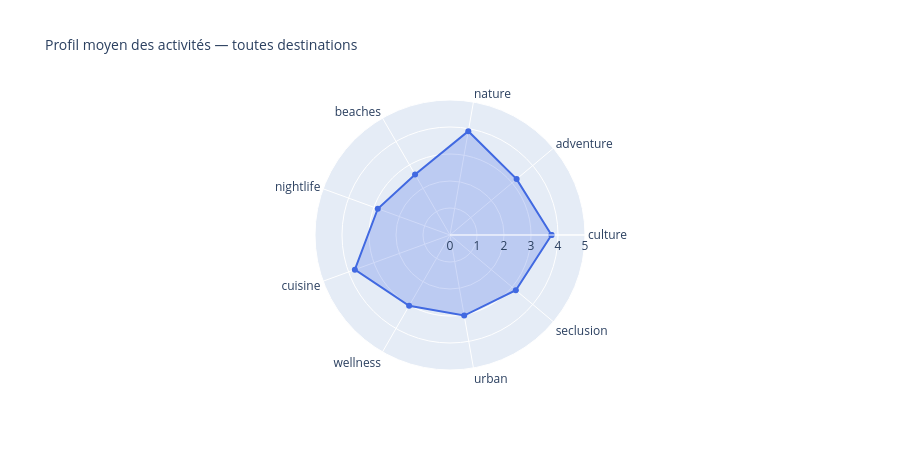

The notebook cell this image was saved under:
### Code cell
# Scores moyens par activité — radar chart (Plotly)
means = act[ACT_COLS].mean().reset_index()
means.columns = ["activite", "score"]

fig = go.Figure(go.Scatterpolar(
    r=means["score"].tolist() + [means["score"].iloc[0]],
    theta=means["activite"].tolist() + [means["activite"].iloc[0]],
    fill="toself",
    name="Score moyen",
    line_color="royalblue",
    fillcolor="rgba(65, 105, 225, 0.25)",
))
fig.update_layout(
    polar=dict(radialaxis=dict(visible=True, range=[0, 5])),
    title="Profil moyen des activités — toutes destinations",
    title_font_size=14,
    height=450,
)
fig.show()

### Figure 1 — Plotly figure (JSON) as saved in the notebook; plotly's stock layout.template omitted (floating-point values rounded to 4 significant figures)
{"data": [{"fill": "toself", "fillcolor": "rgba(65, 105, 225, 0.25)", "line": {"color": "royalblue"}, "name": "Score moyen", "r": [3.76, 3.221, 3.904, 2.587, 2.846, 3.75, 3.029, 3.029, 3.183, 3.76], "theta": ["culture", "adventure", "nature", "beaches", "nightlife", "cuisine", "wellness", "urban", "seclusion", "culture"], "type": "scatterpolar"}], "layout": {"height": 450, "polar": {"radialaxis": {"range": [0, 5], "visible": true}}, "title": {"font": {"size": 14}, "text": "Profil moyen des activités — toutes destinations"}}}
